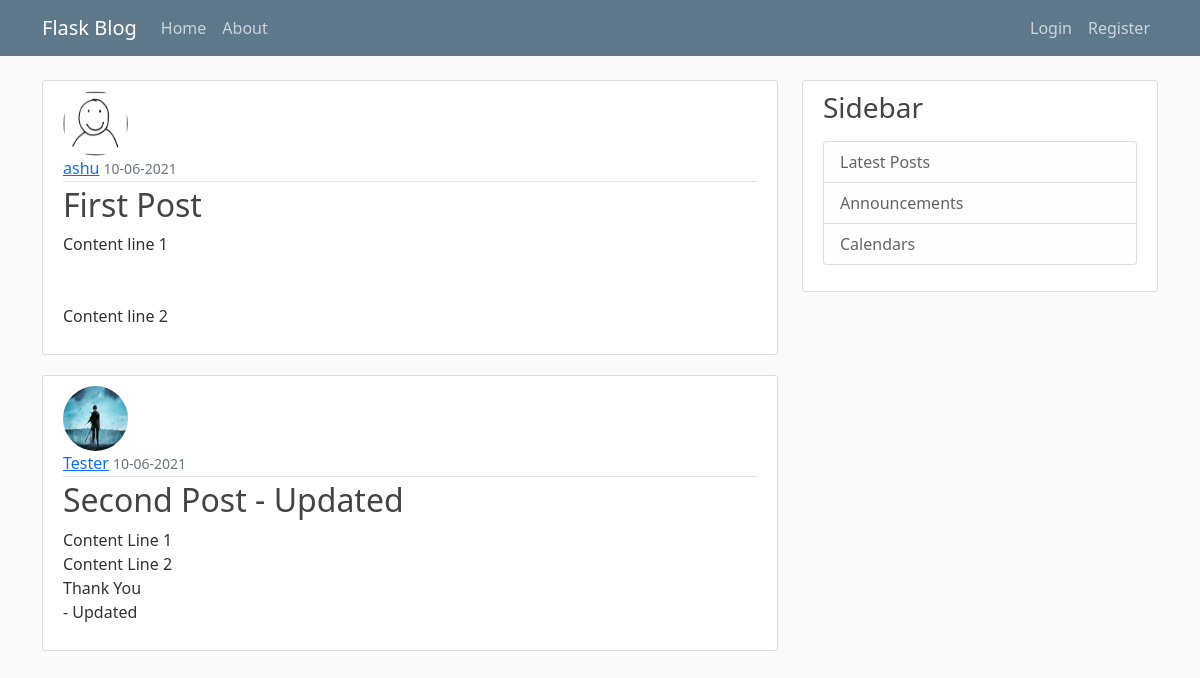
Page /home on the earlier database version.
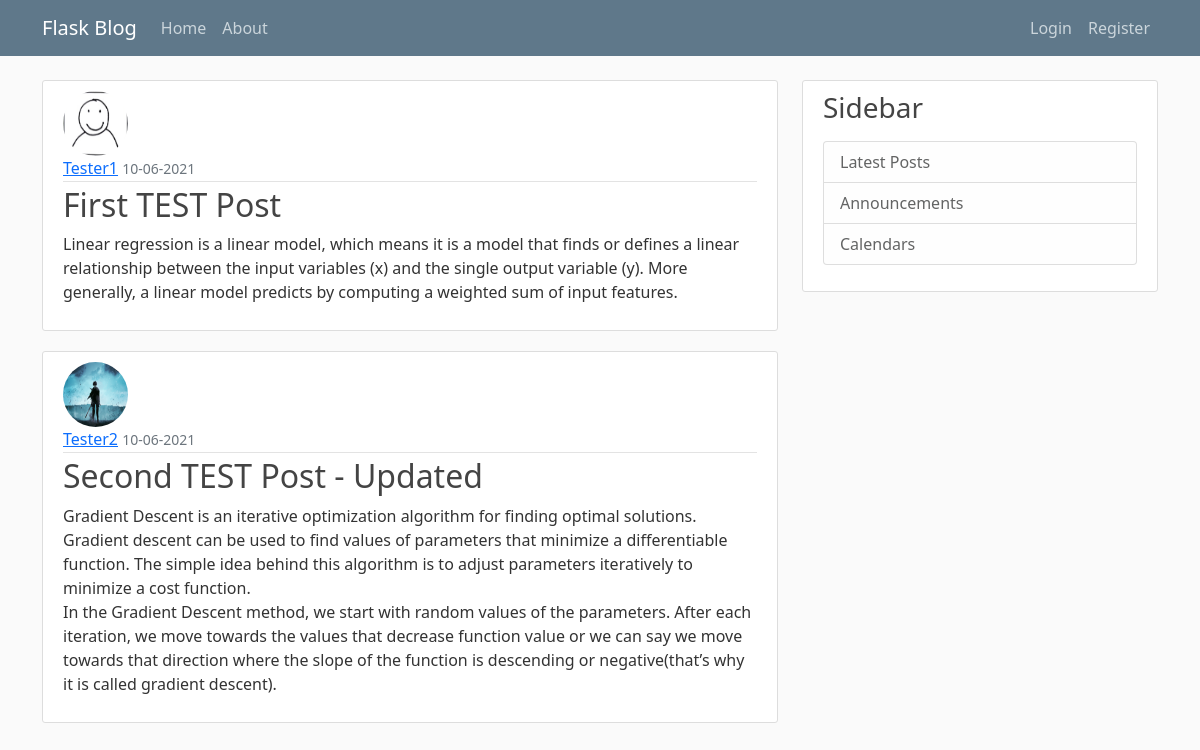
Same page on the later database version.
### flask_blog/models.py (models this page shows, shortened)
class Post(db.Model):
    id=db.Column(db.Integer, primary_key=True)
    title = db.Column(db.String(150), nullable=False)
    date_posted = db.Column(db.DateTime, nullable=False, default=datetime.utcnow)
    content = db.Column(db.Text, nullable=False)
    user_id = db.Column(db.Integer, db.ForeignKey('user.id'), nullable=False)

class User(db.Model, UserMixin):
    id=db.Column(db.Integer, primary_key=True)
    username = db.Column(db.String(20), unique=True, nullable=False)
    email = db.Column(db.String(120), unique=True, nullable=False)
    image_file = db.Column(db.String(20), nullable=False, default='default.jpg')
    password = db.Column(db.String(60), nullable=False)
    posts = db.relationship('Post', backref='author', lazy=True)

### flask_blog/routes.py (the view)
@app.route("/")
@app.route("/home")
def home():
    posts = Post.query.all()
    return render_template('home.html', posts=posts)

### flask_blog/templates/home.html
{% extends "layout.html" %}
{% block content %}
    {% for post in posts %}
        <article class="media content-section">
            <img class="rounded-circle article-img" src="{{ url_for('static', filename='profile_pics/'+post.author.image_file) }}">
            <div class="media-body">
            <div class="article-metadata">
                <a class="mr-2" href="#">{{ post.author.username }}</a>
                <small class="text-muted">{{ post.date_posted.strftime('%d-%m-%Y') }}</small>
            </div>
            <h2><a class="article-title" href="{{ url_for('post', post_id=post.id) }}">{{ post.title }}</a></h2>
            <p class="article-content">{{ post.content }}</p>
            </div>
        </article>
        {% endfor %}
{% endblock content %}

Differences in the rows shown:
changed Post: author.username "ashu" → "Tester1"; title "First Post" → "First TEST Post"; content "Content line 1 Content line 2" → "Linear regression is a linear model, which means it is a model that finds or defines a linear relationship between the input variables (x) and the single output variable (y). More generally, a linear model predicts by computing a weighted sum of input features."
changed Post: author.username "Tester" → "Tester2"; title "Second Post - Updated" → "Second TEST Post - Updated"; content "Content Line 1 Content Line 2 Thank You - Updated" → "Gradient Descent is an iterative optimization algorithm for finding optimal solutions. Gradient descent can be used to find values of parameters that minimize a differentiable function. The simple idea behind this algorithm is to adjust parameters iteratively to minimize a cost function. In the Gradient Descent method, we start with random values of the parameters. After each iteration, we move towards the values that decrease function value or we can say we move towards that direction where the slope of the function is descending or negative(that’s why it is called gradient descent)."
